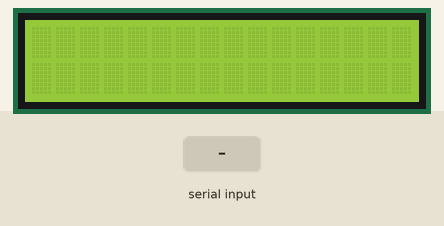
Recording of a sketch running on a simulated Arduino Uno, built with avr-gcc and run on an emulated ATmega328P. Shown: 16×2 character LCD. The test bench sets the inputs (shaded band).

Above: at 1.2 s.
1.3 s: "L2" received over Serial
At 2.5 s:
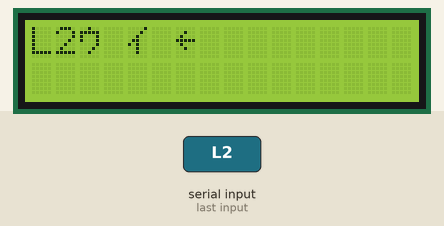
2.8 s: "1" received over Serial
At 3.8 s:
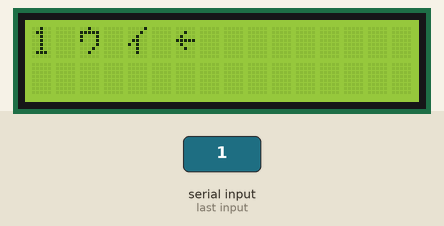
Timing chart, 0 to 5.8 s (numbered marks = the images above; inputs shaded):
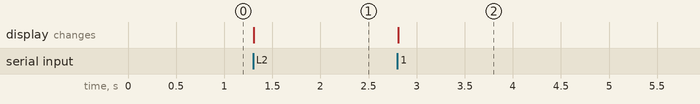

The sketch:

SDF.ino
```cpp
#include <LiquidCrystal.h>
LiquidCrystal lcd(13,12,11,10,9,8);
#define LED_1     13
#define LED_2     12


char inputs   [20];
char oldInputs[20];
char L1=0;
char L2=0;

void setup() {
    Serial.begin(115200);
    lcd.begin(16,2);
}

void loop() {

    if(Serial.available()){
        int ind=0;
        char buff[5];
        while(Serial.available()){
            unsigned char c = Serial.read();
            buff[ind] = c;
            ind++;
            if(ind > 4) break;
        }

            L1 = 1-L1;
            lcd.setCursor(0,0);
            lcd.print(buff);

        if(strcmp(buff, "L2")==0){
            L2 = 1-L2;
            lcd.setCursor(0,0);
            lcd.print(buff);
        }
    }
    delay(10);
}
```

Measured:
- after the input at 1.3 s, the display: changes at once (image 1)
- after the input at 2.8 s, the display: changes at once (image 2)
